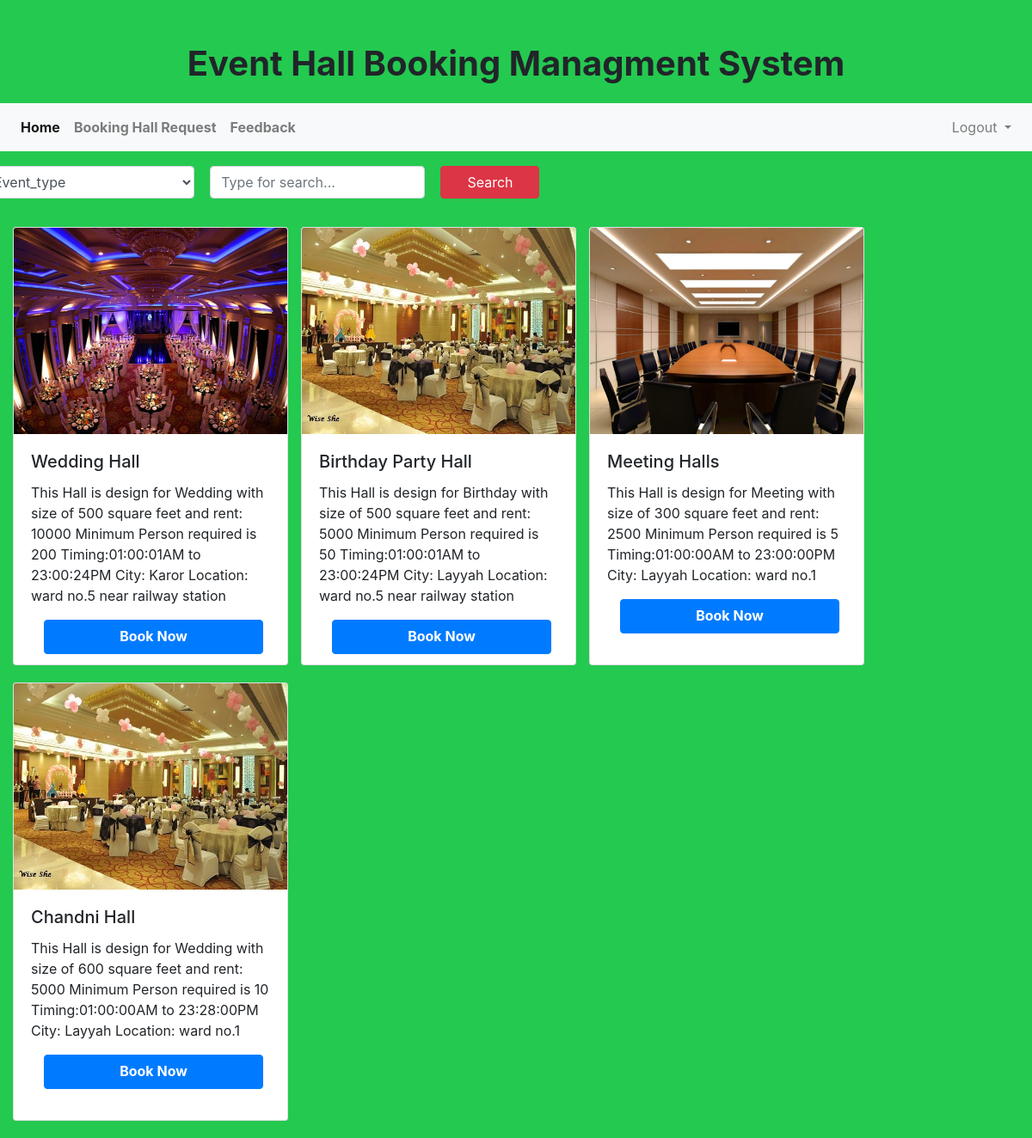
The page /user/user_dash.php (signed in) on the database its author committed.
### tables this page shows
CREATE TABLE `halls` (
  `ID` int(11) NOT NULL,
  `Hall_name` varchar(255) NOT NULL,
  `Hall_size` int(11) NOT NULL,
  `Event_type` varchar(255) NOT NULL,
  `Hall_rent` varchar(255) NOT NULL,
  `City` varchar(255) NOT NULL,
  `Hall_location` varchar(255) NOT NULL,
  `Hall_image` varchar(255) NOT NULL,
  `Minimum` int(11) NOT NULL,
  `S_time` time NOT NULL,
  `E_Time` time NOT NULL
);

### user/user_dash.php (the view, shortened to what this page needs)
<?php
include ('userHeader.php');
if (empty($_SESSION['uID'])) {
  echo '<script language="javascript">';
  echo 'alert("Please login to continue")';
  echo '</script>';
  echo "<script>location.replace('../login.php')</script>";
}else{
?>
<!DOCTYPE html>
<html>
<head>
</head>
<body>
     <div class="container">
      <form method="post" action="">
      	<div class="row searchBar">
            <div class="col-md-5">
               <select id="inputslect" name="hallSearch" class="form-control" required="">
    					<option value="Event_type">Event_type</option>
  					</select>
           		 </div>
            <div class="col-md-5">
                <input type="text" name="description" minlength="1" placeholder="Type for search..." class="form-control" id="inputdescription4" required="">
            </div>
            <div class="col-md-2">
                <button class="btn btn-danger" name="submit" type="submit">Search</button>
            </div>
          </div>
      </form>
    </div>
    <div class="halls" style="margin-top: 5px;">
      <?php
    		$sr=$_SESSION['srun'];
    		if(!(empty($sr))){
				$res=$sr;
    		}else{
        $qry="SELECT * FROM halls";
				$res=mysqli_query($conn,$qry);
    		}
    		while ($row = mysqli_fetch_array($res)) {
    	?>
    	<div class="card">
  			<img src="../manger/img/<?php echo $row ['Hall_image']; ?>" class="card-img-top" alt="..." height="240px">
  			<div class="card-body">
    			<h5 class="card-title"><?php echo $row ['Hall_name']; ?></h5>
    			<p class="card-text">This Hall is design for <?php echo $row ['Event_type']; ?> with size of <?php echo $row ['Hall_size']; ?> square feet and rent: <?php echo $row ['Hall_rent']; ?> Minimum Person required is <?php echo $row ['Minimum']; ?> Timing:<?php echo $row ['S_time']; ?>AM to <?php echo $row ['E_Time']; ?>PM City: <?php echo $row ['City']; ?> Location: <?php echo $row ['Hall_location']; ?></p>
			    <a href="book_Detail.php?edit=<?php echo $row ['ID']; ?>" name="" class="btn btn-primary">Book Now</a>
  			</div>
		</div>
		<?php
    }
		?>
    </div>
	</div>
</body>
</html>
<?php
}
?>

### rows shown on the page
halls: Hall_image (picture), Hall_name "Wedding Hall", Event_type "Wedding", Hall_size "500", Hall_rent "10000", Minimum "200", S_time "01:00:01", E_Time "23:00:24", City "Karor", Hall_location "ward no.5 near railway station"
halls: Hall_image (picture), Hall_name "Birthday Party Hall", Event_type "Birthday", Hall_size "500", Hall_rent "5000", Minimum "50", S_time "01:00:01", E_Time "23:00:24", City "Layyah", Hall_location "ward no.5 near railway station"
halls: Hall_image (picture), Hall_name "Meeting Halls", Event_type "Meeting", Hall_size "300", Hall_rent "2500", Minimum "5", S_time "01:00:00", E_Time "23:00:00", City "Layyah", Hall_location "ward no.1"
halls: Hall_image (picture), Hall_name "Chandni Hall", Event_type "Wedding", Hall_size "600", Hall_rent "5000", Minimum "10", S_time "01:00:00", E_Time "23:28:00", City "Layyah", Hall_location "ward no.1"
